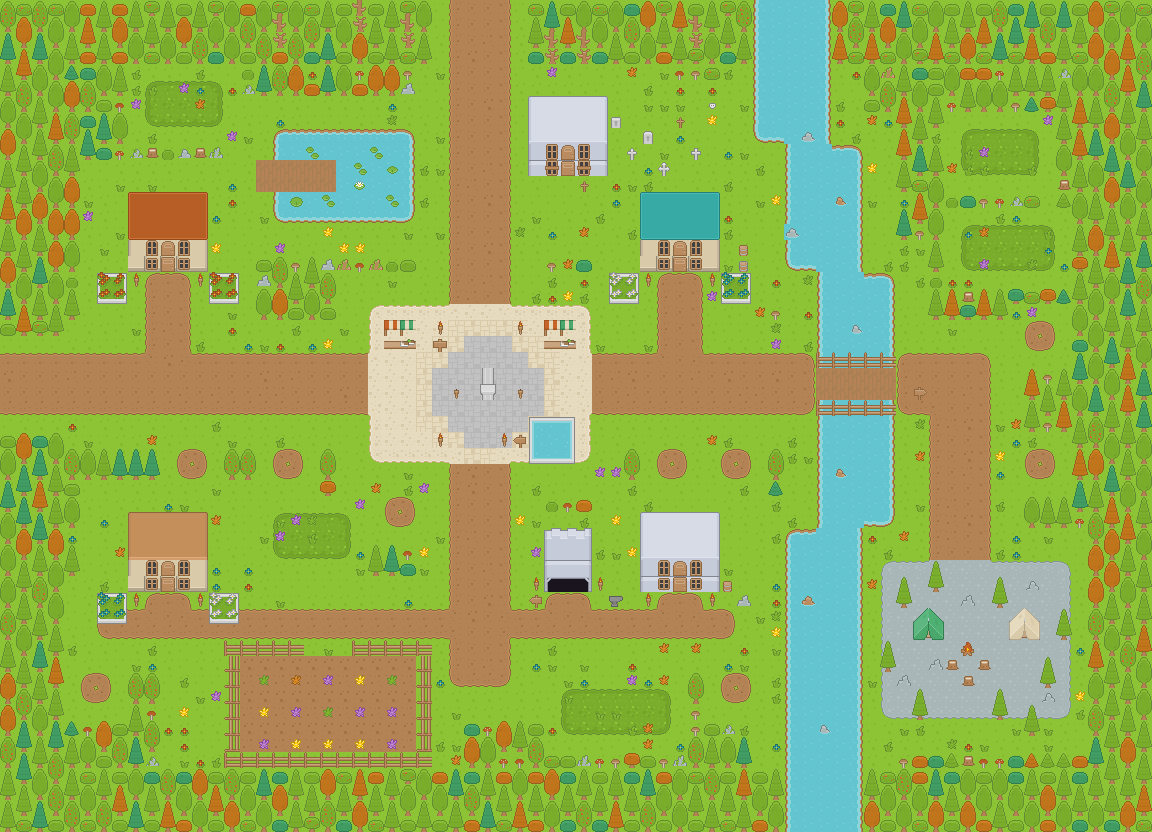

A 2D game scene composited from a Tiled map and its tileset images. What follows is a short description and the map's XML, with each tile layer's data collapsed to a summary:
An orthogonal 72x52 tile map with 16x16 px tiles, 2 tile layers (ground, decor), 2 tilesets and 226 objects (98x prop, 63x tree, 16x light, 8x water, 6x forest_wall, ...).

<map version="1.10" tiledversion="1.10.2" orientation="orthogonal" renderorder="right-down" width="72" height="52" tilewidth="16" tileheight="16" infinite="0" nextlayerid="7" nextobjectid="227">
 <tileset firstgid="1" name="kenney_roguelike" tilewidth="16" tileheight="16" spacing="1" margin="0" tilecount="1767" columns="57">
  <image source="roguelikeSheet_transparent.png" width="968" height="526" />
 </tileset>
 <tileset firstgid="1768" name="wickham_composites" tilewidth="16" tileheight="16" tilecount="84" columns="16">
  <image source="wickham_composites.png" width="256" height="96" />
 </tileset>
 <layer id="1" name="ground" width="72" height="52">
  <data>[3744 cells, 3744 non-empty, 69 distinct tile ids]</data>
 </layer>
 <layer id="2" name="decor" width="72" height="52">
  <data>[3744 cells, 1804 non-empty, 170 distinct tile ids]</data>
 </layer>
 <objectgroup id="3" name="collision">
  <object id="1" name="house_rowan" x="128" y="192" width="80" height="80" />
  <object id="2" name="general_store" x="640" y="192" width="80" height="80" />
  <object id="3" name="blacksmith" x="640" y="512" width="80" height="80" />
  <object id="4" name="mira_cottage" x="128" y="512" width="80" height="80" />
  <object id="5" name="abandoned_cottage" x="528" y="96" width="80" height="80" />
  <object id="6" name="dead_lantern_base" x="480" y="368" width="16" height="32" />
  <object id="7" name="stone_pool" x="528" y="416" width="48" height="48" />
  <object id="8" name="market_stall_1" x="384" y="320" width="32" height="32" />
  <object id="9" name="market_stall_2" x="544" y="320" width="32" height="32" />
  <object id="10" name="mine_entrance" x="544" y="528" width="48" height="64" />
  <object id="11" name="tent_green" x="912" y="608" width="32" height="32" />
  <object id="12" name="tent_cream" x="1008" y="608" width="32" height="32" />
  <object id="13" name="forest_wall" x="0" y="0" width="432" height="64" />
  <object id="14" name="forest_wall" x="528" y="0" width="624" height="64" />
  <object id="15" name="forest_wall" x="0" y="64" width="64" height="272" />
  <object id="16" name="forest_wall" x="1088" y="64" width="64" height="768" />
  <object id="17" name="forest_wall" x="0" y="432" width="64" height="400" />
  <object id="18" name="forest_wall" x="64" y="768" width="1024" height="64" />
  <object id="19" name="water" x="752" y="0" width="80" height="144" />
  <object id="20" name="water" x="272" y="128" width="144" height="32" />
  <object id="21" name="water" x="784" y="144" width="80" height="128" />
  <object id="22" name="water" x="336" y="160" width="80" height="64" />
  <object id="23" name="water" x="272" y="192" width="64" height="32" />
  <object id="24" name="water" x="816" y="272" width="80" height="96" />
  <object id="25" name="water" x="816" y="400" width="80" height="128" />
  <object id="26" name="water" x="784" y="528" width="80" height="304" />
  <object id="27" name="tree" x="96" y="64" width="32" height="32" />
  <object id="28" name="tree" x="256" y="64" width="48" height="32" />
  <object id="29" name="tree" x="320" y="64" width="32" height="32" />
  <object id="30" name="tree" x="368" y="64" width="32" height="32" />
  <object id="31" name="tree" x="864" y="64" width="16" height="32" />
  <object id="32" name="tree" x="896" y="64" width="16" height="128" />
  <object id="33" name="tree" x="944" y="64" width="16" height="32" />
  <object id="34" name="tree" x="1008" y="64" width="48" height="32" />
  <object id="35" name="tree" x="1072" y="64" width="16" height="192" />
  <object id="36" name="tree" x="64" y="80" width="32" height="32" />
  <object id="37" name="tree" x="880" y="80" width="16" height="32" />
  <object id="38" name="tree" x="912" y="80" width="16" height="96" />
  <object id="39" name="tree" x="960" y="80" width="48" height="32" />
  <object id="40" name="tree" x="1056" y="80" width="16" height="96" />
  <object id="41" name="tree" x="928" y="96" width="16" height="32" />
  <object id="42" name="tree" x="64" y="112" width="16" height="160" />
  <object id="43" name="tree" x="96" y="112" width="32" height="32" />
  <object id="44" name="tree" x="80" y="128" width="16" height="32" />
  <object id="45" name="tree" x="928" y="144" width="16" height="128" />
  <object id="46" name="tree" x="912" y="192" width="16" height="32" />
  <object id="47" name="tree" x="896" y="208" width="16" height="32" />
  <object id="48" name="tree" x="272" y="256" width="16" height="64" />
  <object id="49" name="tree" x="304" y="256" width="16" height="64" />
  <object id="50" name="tree" x="288" y="272" width="16" height="32" />
  <object id="51" name="tree" x="320" y="272" width="16" height="32" />
  <object id="52" name="tree" x="1072" y="272" width="16" height="64" />
  <object id="53" name="tree" x="64" y="288" width="16" height="32" />
  <object id="54" name="tree" x="256" y="288" width="16" height="32" />
  <object id="55" name="tree" x="928" y="288" width="32" height="32" />
  <object id="56" name="tree" x="976" y="288" width="32" height="32" />
  <object id="57" name="tree" x="1072" y="352" width="16" height="160" />
  <object id="58" name="tree" x="1024" y="368" width="16" height="64" />
  <object id="59" name="tree" x="1056" y="368" width="16" height="64" />
  <object id="60" name="tree" x="1040" y="384" width="16" height="32" />
  <object id="61" name="tree" x="64" y="448" width="96" height="32" />
  <object id="62" name="tree" x="224" y="448" width="32" height="32" />
  <object id="63" name="tree" x="320" y="448" width="16" height="32" />
  <object id="64" name="tree" x="624" y="448" width="16" height="32" />
  <object id="65" name="tree" x="768" y="448" width="16" height="32" />
  <object id="66" name="tree" x="64" y="496" width="16" height="32" />
  <object id="67" name="tree" x="1024" y="496" width="48" height="32" />
  <object id="68" name="tree" x="64" y="544" width="16" height="32" />
  <object id="69" name="tree" x="368" y="544" width="32" height="32" />
  <object id="70" name="tree" x="928" y="560" width="16" height="32" />
  <object id="71" name="tree" x="896" y="576" width="16" height="32" />
  <object id="72" name="tree" x="992" y="576" width="16" height="32" />
  <object id="73" name="tree" x="1056" y="608" width="16" height="32" />
  <object id="74" name="tree" x="880" y="640" width="16" height="32" />
  <object id="75" name="tree" x="1040" y="656" width="16" height="32" />
  <object id="76" name="tree" x="128" y="672" width="32" height="32" />
  <object id="77" name="tree" x="688" y="672" width="16" height="32" />
  <object id="78" name="tree" x="912" y="688" width="16" height="32" />
  <object id="79" name="tree" x="992" y="688" width="16" height="32" />
  <object id="80" name="tree" x="128" y="704" width="16" height="64" />
  <object id="81" name="tree" x="1024" y="704" width="16" height="32" />
  <object id="82" name="tree" x="96" y="720" width="16" height="32" />
  <object id="83" name="tree" x="144" y="720" width="16" height="32" />
  <object id="84" name="tree" x="496" y="720" width="32" height="32" />
  <object id="85" name="tree" x="64" y="736" width="32" height="32" />
  <object id="86" name="tree" x="112" y="736" width="16" height="32" />
  <object id="87" name="tree" x="464" y="736" width="32" height="32" />
  <object id="88" name="tree" x="528" y="736" width="16" height="32" />
  <object id="89" name="tree" x="688" y="736" width="64" height="32" />
  <object id="90" name="prop" x="80" y="64" width="16" height="16" />
  <object id="91" name="prop" x="240" y="64" width="16" height="32" />
  <object id="92" name="prop" x="704" y="64" width="16" height="16" />
  </objectgroup>
 <objectgroup id="4" name="spawns">
  <!-- 39 objects omitted --></objectgroup>
 <objectgroup id="5" name="notes">
  <!-- 29 objects omitted --></objectgroup>
 <objectgroup id="6" name="lights">
  <!-- 16 objects omitted --></objectgroup>
</map>
<!-- 134 of 226 objects omitted -->
